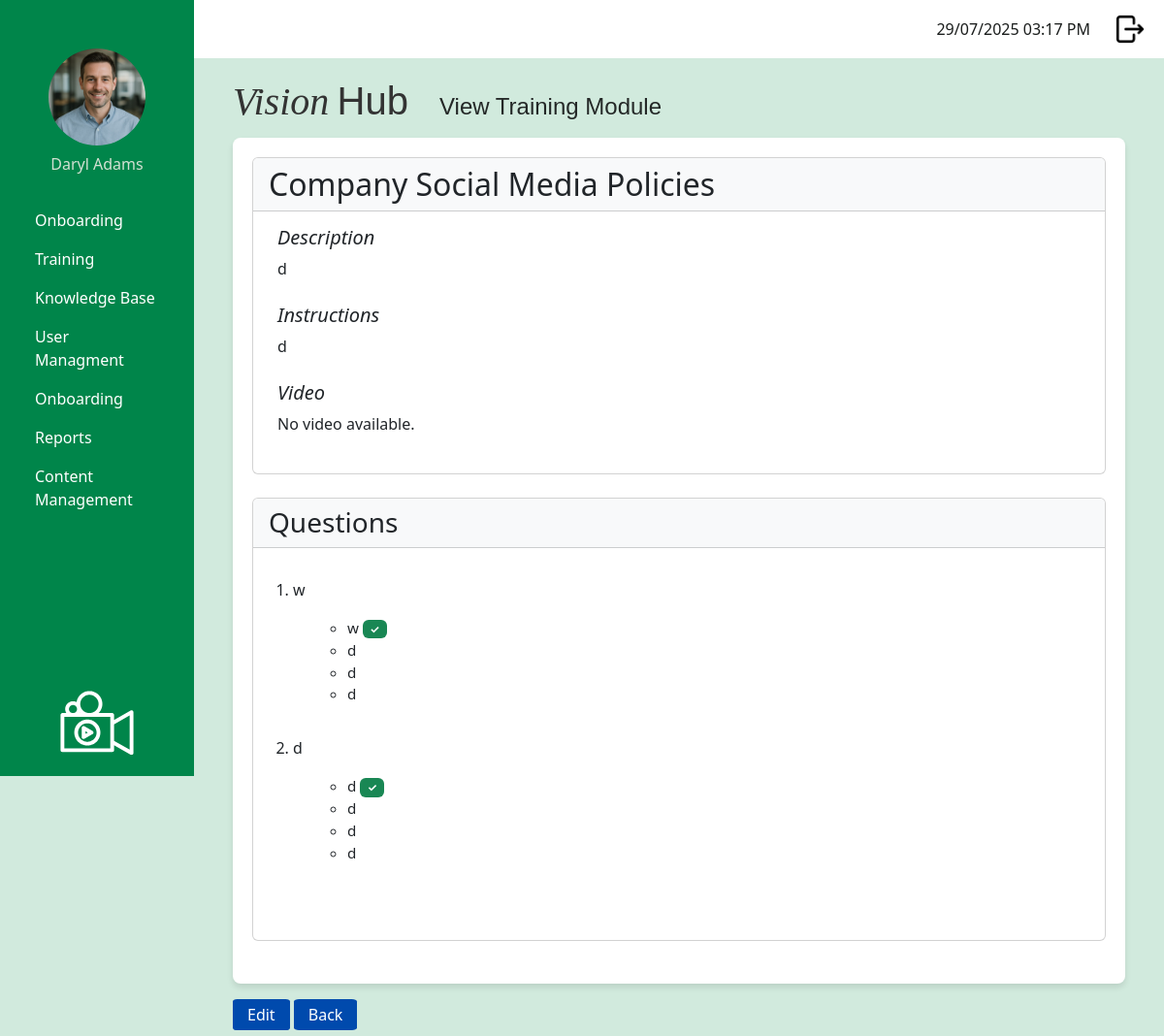
Before: /admin/details_training_module/8 (signed in) with the older database file.
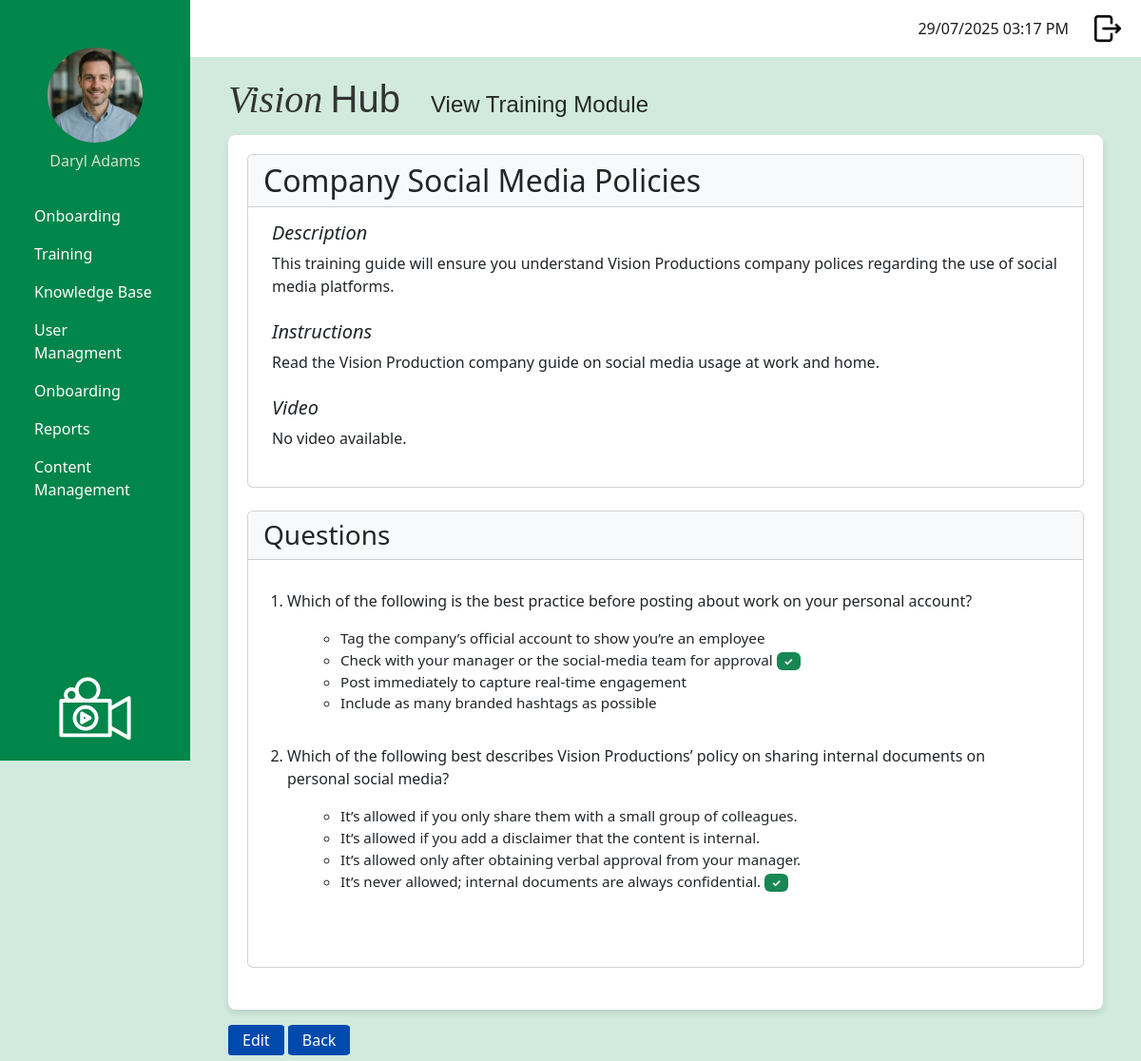
After: the same page with the newer database file.
### app/models.py (models this page shows, shortened)
class User(UserMixin, db.Model):
    __tablename__ = 'user'
    id: so.Mapped[int] = so.mapped_column(primary_key = True)
    username: so.Mapped[str] = so.mapped_column(
        sa.String(120),
        index = True,
        unique = True
    )
    first_name: so.Mapped[str] = so.mapped_column(
        sa.String(50),
        index = True
    )
    surname: so.Mapped[str] = so.mapped_column(
        sa.String(50),
        index = True
    )
    job_title: so.Mapped[str] = so.mapped_column(
        sa.String(50),
        index = True
    )
    password_hash: so.Mapped[str] = so.mapped_column(
        sa.String(256)
    )
    is_onboarding: so.Mapped[bool] = so.mapped_column(
        default = False   # Default: Not onboarding
    )
    dateStarted: so.Mapped[datetime] = so.mapped_column(
        index=True,
        default = lambda:
            datetime.now(timezone.utc)
    )
    google_email: so.Mapped[Optional[str]] = so.mapped_column(
        sa.String(120),
        unique = True,
        nullable = True
    )
    profile_photo: so.Mapped[Optional[str]] = so.mapped_column(
        sa.String(120),
        nullable = True,
        default = 'profileDefault.png'
    )
    manager_id: so.Mapped[Optional[int]] = so.mapped_column(
        sa.ForeignKey('user.id'),
        nullable = True
    )
    manager: so.Mapped[Optional['User']] = so.relationship(
        'User',
        remote_side=[id],
        back_populates = 'manages'
    )
    manages: so.Mapped[List['User']] = so.relationship(
        'User',
        back_populates = 'manager'
    )
    role_id: so.Mapped[int] = so.mapped_column(
        sa.ForeignKey('role.id')
    )
    role: so.Mapped['Role'] = so.relationship(
        'Role',
        back_populates = 'users'
    )
    department_id: so.Mapped[int] = so.mapped_column(
        sa.ForeignKey('department.id')
    )
    department: so.Mapped['Department'] = so.relationship(
        'Department',
        back_populates = 'users'
    )
    module_progress: so.Mapped[List['UserModuleProgress']] = so.relationship(
        'UserModuleProgress', back_populates = 'user'
    )
    onboarding_path_id: so.Mapped[int] = so.mapped_column(
        sa.ForeignKey('onboarding_path.id'),
        nullable = True
    )
    onboarding_path: so.Mapped['OnboardingPath'] = so.relationship(
        'OnboardingPath'
    )

class TrainingModule (db.Model):
    __tablename__ = 'training_module'
    id: so.Mapped[int] = so.mapped_column(primary_key=True)
    module_title: so.Mapped[str] = so.mapped_column(
        sa.String(150), index=True, unique=True
    )
    module_description: so.Mapped[str] = so.mapped_column(
        sa.Text, nullable=False
    )
    module_instructions: so.Mapped[str] = so.mapped_column(
        sa.Text, nullable=False
    )
    video_url: so.Mapped[str] = so.mapped_column(
        sa.String(300), nullable=True
    )
    active: so.Mapped[bool] = so.mapped_column(
        sa.Boolean, nullable=False, default=True
    )
    questions: so.Mapped[List['Question']] = so.relationship(
        'Question',
        back_populates = 'training_module',
        cascade = 'all, delete-orphan')
    user_progress: so.Mapped[List['UserModuleProgress']] = so.relationship(
        'UserModuleProgress',
        back_populates = 'training_module'
    )
    onboarding_steps: so.Mapped[List['OnboardingStep']] = so.relationship(
        'OnboardingStep',
        back_populates = 'training_module',
        cascade = 'all, delete-orphan'
        )

class Question (db.Model):
    __tablename__ = 'question'
    id: so.Mapped[int] = so.mapped_column(primary_key=True)
    question_text: so.Mapped[str] = so.mapped_column(
        sa.String(1000),
        nullable=False
    )
    training_module_id: so.Mapped[int] = so.mapped_column(
        sa.ForeignKey('training_module.id'),
        nullable=False
    )
    training_module: so.Mapped['TrainingModule'] = so.relationship(
        'TrainingModule',
        back_populates = 'questions')
    options: so.Mapped[List['Option']] = so.relationship(
        'Option',
        back_populates = 'question',
        cascade='all, delete-orphan'
    )

class Option (db.Model):
    __tablename__ = "option"
    id: so.Mapped[int] = so.mapped_column(primary_key=True)
    question_id: so.Mapped[int] = so.mapped_column(
        sa.ForeignKey('question.id'),
        nullable=False
    )
    option_text: so.Mapped[str] = so.mapped_column(
        sa.String(500),
        nullable=False
    )
    is_correct: so.Mapped[bool] = so.mapped_column(
        sa.Boolean,
        default=False,
        nullable=False
    )
    question: so.Mapped['Question'] = so.relationship(
        'Question',
        back_populates = 'options'
    )

### app/admin/routes.py (the view)
@app.route('/admin/details_training_module/<int:module_id>', methods = ['GET'])
@login_required
def details_training_module(module_id):
    if current_user.role.role_name != "admin":
        return redirect(url_for('logout'))
    module = TrainingModule.query.get_or_404(module_id)
    questions = Question.query.filter_by(training_module_id=module_id).all()
    return render_template(
        'admin/details_training_module.html',
        title=f'{module.module_title} Details',
        module=module,
        questions=questions
    )

### app/models.py (called while the page is built)
@login.user_loader
def load_user(id):
    return db.session.get(User, int(id))

### app/templates/admin/details_training_module.html
{% extends "base.html" %}
{% block content %}
<div class="page-container">
    <div class="card mb-4">
        <div class="card-header bg-light">
            <h2 class="mb-0">{{ module.module_title }}</h2>
        </div>
        <div class="card-body card-custom-style">
            <div class="mb-4">
                <h5 class="details-heading">Description</h5>
                <p>{{ module.module_description }}</p>
            </div>
            <div class="mb-4">
                <h5 class="details-heading">Instructions</h5>
                <p>{{ module.module_instructions }}</p>
            </div>
            <div class ="mb-4">
                <h5 class ="details-heading">Video</h5>
                {% if module.video_url %}
                <div class="ratio ratio-16x9">
                    <iframe
                    src="{{ module.video_url | replace('watch?v=', 'embed/') }}"
                    allowfullscreen
                    ></iframe>
                </div>
                <a href="{{ module.video_url }}" target="_blank" class="d-block mt-2">
                    Watch in new tab
                </a>
                {% else %}
                <p>No video available.</p>
                {% endif %}
            </div>
        </div>
    </div>
    <div class="card mb-4">
        <div class="card-header bg-light">
            <h3 class="mb-0">Questions</h3>
        </div>
        <div class="card-body card-custom-style">
            {% if questions %}
                <ol class="details-questions-list">
                    {% for question in questions %}
                        <li class="mb-3">
                        <p>{{ question.question_text }}</p>
                            <ul class="details-options-list ms-4">
                            {% for option in question.options %}
                                <li>
                                    {{ option.option_text }}
                                    {% if option.is_correct %}
                                        <span class="badge bg-success">✓</span>
                                    {% endif %}
                                </li>
                            {% endfor %}
                            </ul>
                        </li>
                    {% endfor %}
                </ol>
            </div>
            {% else %}
                <p>No questions available for this module.</p>
            {% endif %}
        </div>
    </div>
</div>
{% endblock %}
{% block specific_heading %}
  <h1 class="page-title">View Training Module</h1>
{% endblock %}
{% block specific_buttons %}
  <div class="button-container-outside-table">
    <a href="{{ url_for('edit_training_module', module_id=module.id) }}" class="dark-blue-button">Edit</a>
    <a href="{{ url_for('manage_training_modules') }}" class="dark-blue-button">Back</a>
  </div>
{% endblock %}

### app/templates/base.html (shortened to what this page needs)
<!doctype html>
<html>
    <head>
            <link
            href="{{ url_for('static', filename='css/bootstrap.min.css') }}"
            rel="stylesheet"/>
            <link href="{{ url_for('static', filename='css/stylesheet.css') }}" rel="stylesheet"/>
        </head>
    <body>
         <div class="sidebar">
            <div class="profile-container">
                <form id="photoForm"
                    action="{{ url_for('update_profile_photo') }}"
                    method="POST"
                    enctype="multipart/form-data"
                    style="display:inline;">
                <img src="{{ url_for('static',
                                    filename='images/profilePhoto/'
                                        ~ (current_user.profile_photo or 'profileDefault.png')) }}"
                    id="profilePicture"
                    class="profilePicture"
                    alt="Click to change photo"
                    style="cursor:pointer; width:100px; height:100px;
                            object-fit:cover; border-radius:50%;">
                </form>
                <h5 class="profile-photo-text">{{ current_user.first_name|title }} {{ current_user.surname|title }}</h5>
            </div>
            <nav class="nav flex-column sideNavLink-container">
                {% if current_user.role.role_name == 'admin' %}
                    <a class="nav-link" href="#">Onboarding</a>
                    <a class="nav-link" href="{{ url_for('manage_training_modules') }}">Training</a>
                    <a class="nav-link" href="#">Knowledge Base</a>
                    <a class="nav-link" href="{{ url_for('manage_users') }}">User Managment</a>
                    <a class="nav-link" href="#">Onboarding</a>
                    <a class="nav-link" href="#">Reports</a>
                    <a class="nav-link" href="#">Content Management</a>
                    {% elif current_user.role.role_name == 'manager' %}
                    <a class="nav-link" href="#">Onboarding</a>
                    <a class="nav-link" href="#">Training</a>
                    <a class="nav-link" href="#">Reports</a>
                    {% elif current_user.role.role_name == 'staff' %}
                    <a class="nav-link" href="#">Onboarding</a>
                    <a class="nav-link" href="{{ url_for('training_dashboard') }}">Training</a>
                {% endif %}
            </nav>
            <img src="{{ url_for('static', filename='images/logoImageWhite.svg') }}" class="sidebarLogo">
        </div>
         <div class="top-bar">
            <div class="d-flex align-items-center">
                <span class="me-3" id="clock"></span>
                <a href="{{ url_for('logout') }}" class="logout-link">
                    <img src="{{ url_for('static', filename='images/logout.png') }}" class="logout-image">
                </a>
            </div>
        </div>
        <div class="logo-name-container">
            <h2 class="logo-text">
                <span class="logo-vision">Vision</span>
                <span class="logo-hub">Hub</span>
            </h2>
            {% block specific_heading %}{% endblock %}
        </div>
        <div class="content">
            {% block content %}
            {% endblock %}
        <div class = "button-area">
            {% block specific_buttons %}{% endblock %}
        </div>
    </body>
</html>

### app/static/css/stylesheet.css (style rules this page uses)
body { color: #000000; background-color: #d1eadd ; }
.logo-name-container { display: flex; align-items: baseline; margin-left: 240px; margin-top: 20px; margin-bottom: 5px; gap: 2rem; color: #333; }
.logo-vision { font-family: 'Playfair Display', serif; font-weight: 450; font-style: italic; font-size: 2.5rem; }
.logo-hub { font-family: 'Montserrat', sans-serif; font-weight: 200; font-size: 2.5rem; margin-left: 0; }
.sidebar { background-color: #00854a; color: white; font-size: 1rem; font-weight: 400; height: 100vh; position: fixed; width: 200px; padding: 20px; display: flex; flex-direction: column; justify-content: space-between; text-align: left }
.profile-photo-text { font-size: 1rem; font-weight: 200; color: rgb(211, 225, 211); text-align: center; }
.sidebarLogo { max-width: 100%; width: 120px; height: auto; display: block; margin: 0 auto; margin-top: auto; }
.profilePicture { display: block; margin: 30px auto 10px auto; border-radius: 50%; width: 80px; height: 80px; object-fit: cover; }
.sideNavLink-container { margin-top: 20px; }
.nav-link { border-radius: 0.5rem; color: white; }
.top-bar { background-color: white; height: 60px; padding: 10px 20px; margin-left: 200px; display: flex; justify-content: flex-end; align-items: center; }
.logout-image { width: 30px; height: 30px; object-fit: cover; margin-left: 10px; }
#clock { color: #1a1d1c; margin-right: 20px; }
.dark-blue-button { background-color: #004AAD; color: white; padding: 5px 15px; border-radius: 8%; text-decoration: none; margin: auto; font-size: 1rem; line-height: 1.2; border: none; box-shadow: none; }
.button-container-outside-table { display: inline-block; margin-top: 20px; margin-bottom: 10px; margin-left: 240px; }
.content { background-color: white; border-radius: 8px; margin-left: 240px; padding: 20px; box-shadow: 0 4px 6px rgba(0, 0, 0, 0.1); max-width: calc(100% - 240px - 40px); }
.page-title { font-family: 'Montserrat', sans-serif; font-size: 1.5rem; font-weight: 200; color: #242827; }
.details-heading { font-style: italic; font-size: 1.25rem; margin-bottom: 0.5rem; }
.details-questions-list { padding: 1rem; }
.details-options-list { font-size: 0.95rem; margin-bottom: 2rem; }
.card-custom-style { padding: 15px; margin-left: 10px; margin-right: 10px; }

Changed rows visible on the page:
changed TrainingModule "Company Social Media Policies": module_description "d" → "This training guide will ensure you understand Vision Productions company polices regarding the use of social media platforms."; module_instructions "d" → "Read the Vision Production company guide on social media usage at work and home."
changed Question: question_text "w" → "Which of the following is the best practice before posting about work on your personal account?"
changed Option: option_text "w" → "Tag the company’s official account to show you’re an employee"; no longer shows "✓"
changed Option: option_text "d" → "Check with your manager or the social-media team for approval"; now shows "✓"
changed Option: option_text "d" → "Post immediately to capture real-time engagement"
changed Option: option_text "d" → "Include as many branded hashtags as possible"
changed Question: question_text "d" → "Which of the following best describes Vision Productions’ policy on sharing internal documents on personal social media?"
changed Option: option_text "d" → "It’s allowed if you only share them with a small group of colleagues."; no longer shows "✓"
changed Option: option_text "d" → "It’s allowed if you add a disclaimer that the content is internal."
changed Option: option_text "d" → "It’s allowed only after obtaining verbal approval from your manager."
changed Option: option_text "d" → "It’s never allowed; internal documents are always confidential."; now shows "✓"
